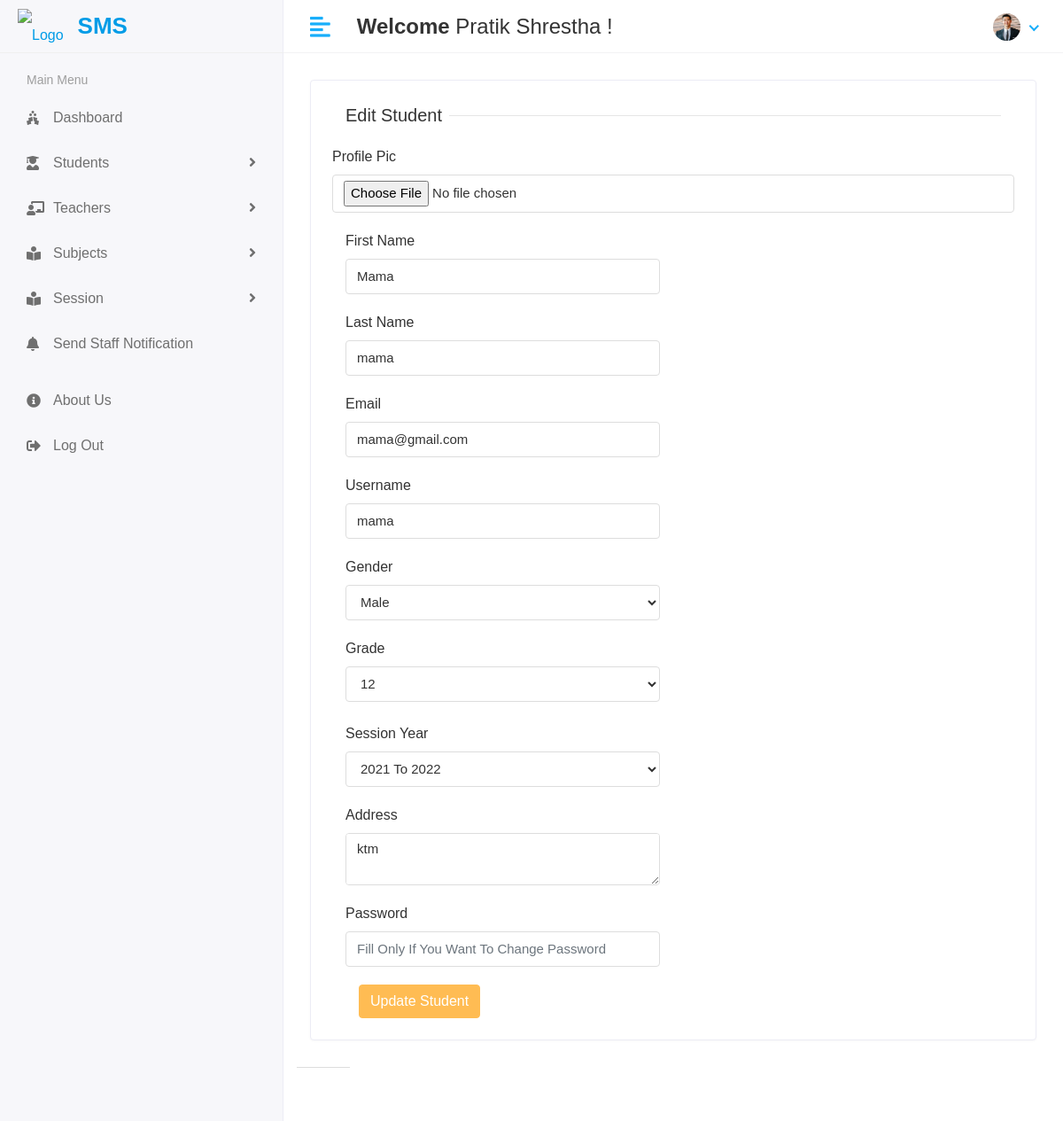
Page /Hod/Student/Edit/14 (signed in) on the earlier database version.
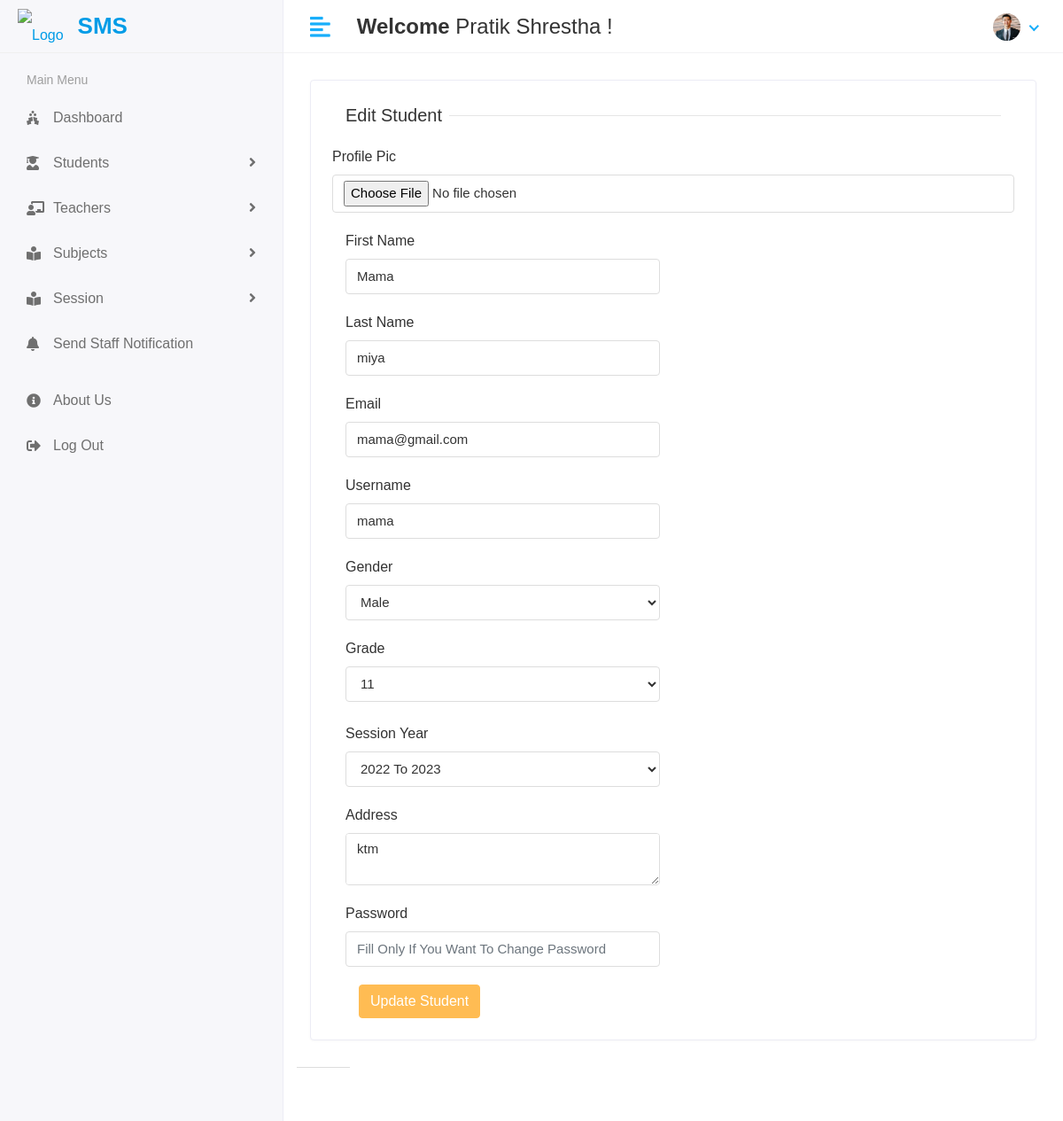
Same page on the later database version.
### sms/models.py (models this page shows, shortened)
class Student(models.Model):
    admin =models.OneToOneField(CustomUser,on_delete=models.CASCADE)
    address=models.TextField()
    gender=models.CharField(max_length=100)
    rollno = models.CharField(max_length=20, unique=True, null=True, blank=True)
    course_id = models.ForeignKey(Course,on_delete=models.DO_NOTHING,default=1)
    session_year_id=models.ForeignKey(Session_Year,on_delete=models.DO_NOTHING)
    created_at=models.DateTimeField(auto_now_add=True)
    updated_at=models.DateTimeField(auto_now=True)

class CustomUser(AbstractUser):
    USER_CHOICES = (
        (1, 'HOD'),
        (2, 'STAFF'),
        (3, 'STUDENT'),
    )
    user_type = models.CharField(choices=USER_CHOICES, max_length=50, default=1)
    profile_pic = models.ImageField(upload_to='media/profile_pic')

class Course(models.Model):
    name = models.CharField(max_length=100)
    created_at = models.DateTimeField(auto_now_add=True)
    updated_at = models.DateTimeField(auto_now=True)

class Session_Year(models.Model):
    session_start=models.CharField(max_length=100)
    session_end=models.CharField(max_length=100)

### student_management_system/Hod_Views.py (the view)
# urls.py: path('Hod/Student/Edit/<str:id>',Hod_Views.EDIT_STUDENT,name='edit_student'),
@login_required(login_url='/')
def EDIT_STUDENT(request,id):
    student = Student.objects.filter(id=id)
    StudentId=Student.objects.get(id=id)
    course= Course.objects.all()
    session_year = Session_Year.objects.all()
    context={
        'student': student,
        'course': course,
        'session_year' : session_year,
        'prev_session_year_start' : StudentId.session_year_id.session_start,
        'prev_session_year_end' : StudentId.session_year_id.session_end
    }
    return render(request,'Hod/edit_student.html',context)

### templates/Hod/edit_student.html (shortened to what the changed rows need)
{% extends 'base.html'%}
{% block content%}
<div class="row">
    <div class="col-sm-12">
       <div class="card">
          <div class="card-body">
            <form method="post" action="{% url 'update_student' %}" enctype="multipart/form-data">
                   <div class="col-12 col-sm-6">
                      <div class="form-group">
                         <label>First Name</label>
                         <input type="text" class="form-control" name="first_name" value="{% for i in student %}{{i.admin.first_name}}{% endfor %}" >
                      </div>
                   </div>
                   <div class="col-12 col-sm-6">
                      <div class="form-group">
                         <label>Last Name</label>
                         <input type="text" class="form-control" name="last_name" value="{% for i in student %}{{i.admin.last_name}}{% endfor %}" >
                      </div>
                   </div>
                   <div class="col-12 col-sm-6">
                       <div class="form-group">
                          <label>Email </label>
                         <input type="text" class="form-control" name="email" value="{% for i in student %}{{i.admin.email}}{% endfor %}"  >
                        </div>
                   </div>
                   <div class="col-12 col-sm-6">
                       <div class="form-group">
                          <label>Username</label>
                         <input type="text" class="form-control" name="username" value="{% for i in student %}{{i.admin.username}}{% endfor %}"  >
                        </div>
                   </div>
                  <div class="col-12 col-sm-6">
                     <div class="form-group">
                        <label>Gender</label>
                        <select class="form-control" name="gender" required>
                              <option value="Male" {% for i in student %}{% if i.gender == "Male" %}selected{% endif %}{% endfor %}>Male</option>
                        </select>
                     </div>
                  </div>
                   <div class="col-12 col-sm-6">
                     <label>Grade</label>
                        <select class="form-control" name="course_id" >
                           {% for i in course %}
                           <option value="{{i.id}}" {% for j in student %}{% if j.course_id.id == i.id %}selected{% endif %}{% endfor %} >{{i.name}}</option>
                           {% endfor %}
                        </select>
                   </div>
                   <br>
                  <div class="col-12 col-sm-6">
                     <div class="form-group">
                        <label>Session Year</label>
                        <select class="form-control" name="session_year_id">
                              {% for i in session_year %}
                                 <option value="{{ i.id }}" {% for j in student %}{% if j.session_year_id.id == i.id %}selected{% endif %}{% endfor %}>
                                    {{ i.session_start }} To {{ i.session_end }}
                                 </option>
                              {% endfor %}
                        </select>
                     </div>
                  </div>
                  <div class="col-sm-6">
                      <div class="form-group">
                         <label>Address</label>
                         <textarea class ="form-control" name="address" >{% for i in student %}{{i.address}}{% endfor %}</textarea>
                      </div>
                 </div>
            </form>
          </div>
       </div>
    </div>
</div>
{% endblock %}

Differences in the rows shown:
changed Student "Male": last_name "mama" → "miya"; course_id "12" → "11"; session_year_id "2021 To 2022" → "2022 To 2023"
